Frame 1 (no input): blank canvas, image omitted
Frame 60 (no input): blank canvas, image omitted
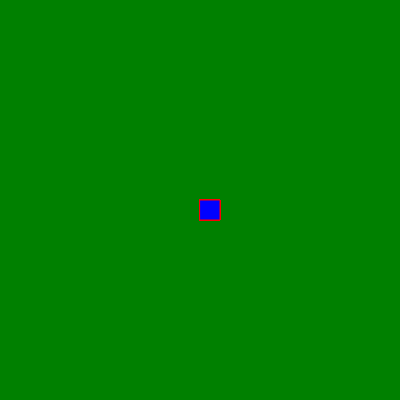
Frame 120 (the mouse pressed at the canvas centre since frame 60)

The p5.js sketch whose frames 1 and 60 were blank and that drew this single picture after the mouse press (run headless with seeded random() and noise() and a simulated clock; from frame 60 on, the mouse is pressed at the canvas centre):

// p5.js sketch
// ── sketch.js
function setup() {
  createCanvas(400, 400);
 background("green");
}

function draw()  {

  stroke("red");
  fill("blue");

  if(mouseIsPressed) {
  rect(mouseX, mouseY, 20, 20);
}
}
